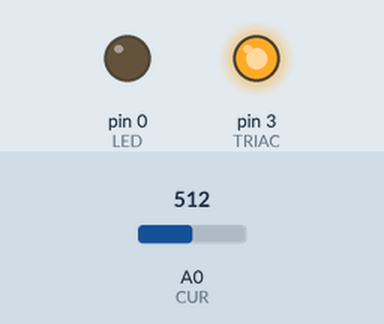
The sketch below on a simulated Arduino Uno, built with avr-gcc and run on an emulated ATmega328P. Shown: output pins drawn as LEDs (lit = HIGH). The test bench sets the inputs (shaded band); at power-on: A0 (CUR) = 512.

Above: at 3.5 s.
3.6 s: A0 (CUR) set to 264
5.1 s: A0 (CUR) set to 244
At 6.4 s:
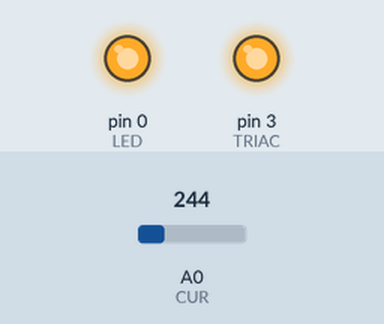
6.7 s: A0 (CUR) set to 260
At 9.2 s:
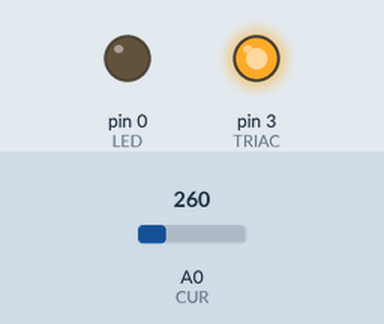
Timing chart, 0 to 10.7 s (numbered marks = the images above; inputs shaded):
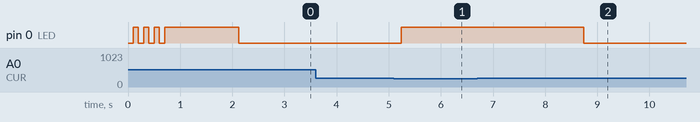

Measured:
- the behaviour switches between 256 and 255 on A0 (CUR) (found by bisection; images 0 and 1)
- after the input at 3.6 s, every drawn part: stays the same
- after the input at 5.1 s, pin 0 (LED): LOW → HIGH after 0.14 s
- after the input at 6.7 s, pin 0 (LED): HIGH → LOW after 2.0 s
- by itself, pin 0 (LED): repeats every 0.20 s: HIGH 0.10 s, LOW 0.10 s

The sketch:

extracticon_tiny.ino
```cpp
#define LED 0
#define CUR A0
#define TRIAC 3

//just looked at the numbers and guessed - not in real units
#define thresh 10000
//turn off after 2 second
#define off_delay 2000


unsigned long time = 0;

void setup()
{
  pinMode(LED,OUTPUT);
  pinMode(TRIAC,OUTPUT);
  digitalWrite(TRIAC,HIGH);
  digitalWrite(LED,HIGH);
  for( int i = 0; i < 4; i ++)
  {
      digitalWrite(LED,LOW);
      delay(100);
      digitalWrite(LED,HIGH);
      delay(100);
  }
  //Serial.begin(9600);

}

void loop()
{
  int sample;
  int offset = 512;

  double accum = 0;
  for( int i =0; i< 250; i++)
  {
    sample = analogRead(CUR) - offset;
    accum = accum + sample * sample;
  }

  if(accum > thresh)
  {
     digitalWrite(LED,HIGH);
     time = millis();
    //Serial.println("on");
  }
  else if(millis() > time + off_delay)
  {
    digitalWrite(LED,LOW);
    //Serial.println("off");
  }
  delay(100);
}
```
